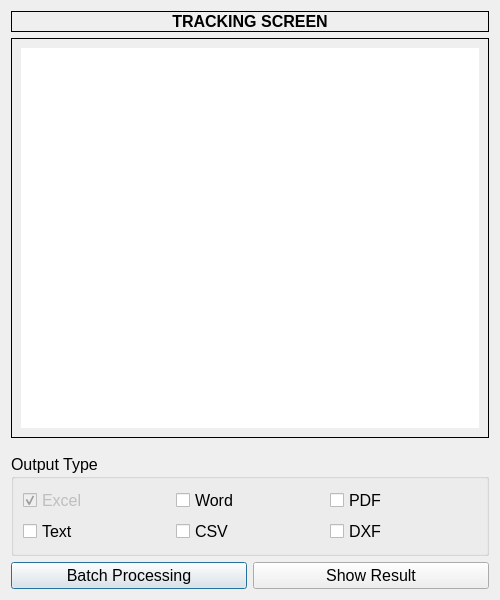
<?xml version="1.0" encoding="UTF-8"?>
<ui version="4.0">
 <class>BatchProcessorDialog</class>
 <widget class="QDialog" name="BatchProcessorDialog">
  <property name="geometry">
   <rect>
    <x>0</x>
    <y>0</y>
    <width>500</width>
    <height>600</height>
   </rect>
  </property>
  <property name="sizePolicy">
   <sizepolicy hsizetype="Fixed" vsizetype="Fixed">
    <horstretch>0</horstretch>
    <verstretch>0</verstretch>
   </sizepolicy>
  </property>
  <property name="minimumSize">
   <size>
    <width>500</width>
    <height>600</height>
   </size>
  </property>
  <property name="maximumSize">
   <size>
    <width>500</width>
    <height>600</height>
   </size>
  </property>
  <property name="windowTitle">
   <string>Batch Processor</string>
  </property>
  <layout class="QVBoxLayout" name="verticalLayout">
   <item>
    <widget class="QLabel" name="label_tracking_screen">
     <property name="font">
      <font>
       <family>Segoe UI</family>
       <pointsize>12</pointsize>
       <bold>true</bold>
      </font>
     </property>
     <property name="frameShape">
      <enum>QFrame::Shape::Box</enum>
     </property>
     <property name="text">
      <string>TRACKING SCREEN</string>
     </property>
     <property name="alignment">
      <set>Qt::AlignmentFlag::AlignCenter</set>
     </property>
    </widget>
   </item>
   <item>
    <widget class="QFrame" name="frame">
     <property name="focusPolicy">
      <enum>Qt::FocusPolicy::TabFocus</enum>
     </property>
     <property name="frameShape">
      <enum>QFrame::Shape::Box</enum>
     </property>
     <property name="frameShadow">
      <enum>QFrame::Shadow::Plain</enum>
     </property>
     <property name="lineWidth">
      <number>1</number>
     </property>
     <property name="midLineWidth">
      <number>1</number>
     </property>
     <layout class="QVBoxLayout" name="frame_layout">
      <item>
       <widget class="QTextEdit" name="t_resultTextEdit">
        <property name="minimumSize">
         <size>
          <width>0</width>
          <height>0</height>
         </size>
        </property>
        <property name="font">
         <font>
          <family>Segoe UI</family>
          <pointsize>11</pointsize>
         </font>
        </property>
        <property name="frameShape">
         <enum>QFrame::Shape::Panel</enum>
        </property>
        <property name="frameShadow">
         <enum>QFrame::Shadow::Sunken</enum>
        </property>
        <property name="lineWidth">
         <number>0</number>
        </property>
        <property name="tabChangesFocus">
         <bool>false</bool>
        </property>
        <property name="readOnly">
         <bool>true</bool>
        </property>
       </widget>
      </item>
     </layout>
    </widget>
   </item>
   <item>
    <spacer name="verticalSpacer">
     <property name="orientation">
      <enum>Qt::Orientation::Vertical</enum>
     </property>
     <property name="sizeType">
      <enum>QSizePolicy::Policy::Fixed</enum>
     </property>
     <property name="sizeHint" stdset="0">
      <size>
       <width>0</width>
       <height>10</height>
      </size>
     </property>
    </spacer>
   </item>
   <item>
    <widget class="QGroupBox" name="typeGroupBox">
     <property name="font">
      <font>
       <family>Segoe UI</family>
       <pointsize>12</pointsize>
      </font>
     </property>
     <property name="title">
      <string>Output Type</string>
     </property>
     <layout class="QGridLayout" name="typeLayout">
      <item row="0" column="0">
       <widget class="QCheckBox" name="cb_excel">
        <property name="enabled">
         <bool>false</bool>
        </property>
        <property name="text">
         <string>Excel</string>
        </property>
        <property name="checked">
         <bool>true</bool>
        </property>
       </widget>
      </item>
      <item row="0" column="1">
       <widget class="QCheckBox" name="cb_word">
        <property name="text">
         <string>Word</string>
        </property>
       </widget>
      </item>
      <item row="0" column="2">
       <widget class="QCheckBox" name="cb_pdf">
        <property name="text">
         <string>PDF</string>
        </property>
       </widget>
      </item>
      <item row="1" column="0">
       <widget class="QCheckBox" name="cb_text">
        <property name="text">
         <string>Text</string>
        </property>
       </widget>
      </item>
      <item row="1" column="1">
       <widget class="QCheckBox" name="cb_csv">
        <property name="text">
         <string>CSV</string>
        </property>
       </widget>
      </item>
      <item row="1" column="2">
       <widget class="QCheckBox" name="cb_dxf">
        <property name="text">
         <string>DXF</string>
        </property>
       </widget>
      </item>
     </layout>
    </widget>
   </item>
   <item>
    <layout class="QHBoxLayout" name="horizontalLayout">
     <item>
      <widget class="QPushButton" name="pb_startButton">
       <property name="font">
        <font>
         <family>Segoe UI</family>
         <pointsize>12</pointsize>
        </font>
       </property>
       <property name="text">
        <string>Batch Processing</string>
       </property>
      </widget>
     </item>
     <item>
      <widget class="QPushButton" name="pb_showButton">
       <property name="font">
        <font>
         <family>Segoe UI</family>
         <pointsize>12</pointsize>
        </font>
       </property>
       <property name="text">
        <string>Show Result</string>
       </property>
      </widget>
     </item>
    </layout>
   </item>
  </layout>
 </widget>
 <resources/>
 <connections/>
</ui>
